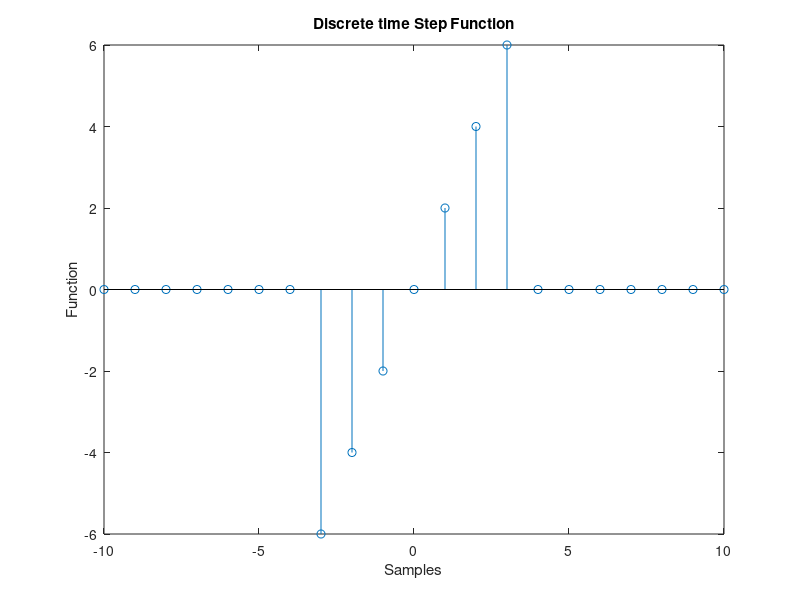

Recreate this plot in MATLAB.
clc;
clear all;
close all;
% function is : y = 2 * n for n belonging to -3 to 3, otherwise 0.
range = -10:10;
x = 2 * range .* [range >= -3] .* [range <= 3];

stem(range,x)
title('Discrete time Step Function')
xlabel('Samples')
ylabel('Function')